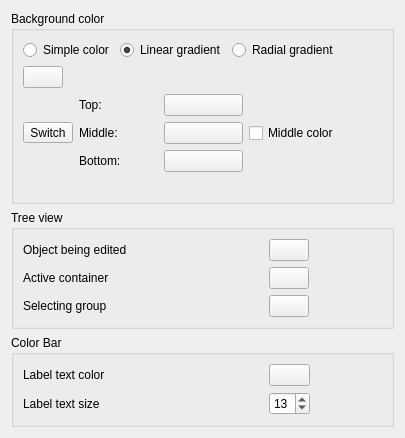
<?xml version="1.0" encoding="UTF-8"?>
<ui version="4.0">
 <class>Gui::Dialog::DlgSettingsViewColor</class>
 <widget class="QWidget" name="Gui::Dialog::DlgSettingsViewColor">
  <property name="geometry">
   <rect>
    <x>0</x>
    <y>0</y>
    <width>405</width>
    <height>400</height>
   </rect>
  </property>
  <property name="windowTitle">
   <string>Colors</string>
  </property>
  <layout class="QVBoxLayout" name="verticalLayout">
   <item>
    <widget class="QGroupBox" name="groupBoxColor">
     <property name="toolTip">
      <string>Background color for the model view</string>
     </property>
     <property name="title">
      <string>Background color</string>
     </property>
     <layout class="QGridLayout">
      <property name="leftMargin">
       <number>9</number>
      </property>
      <property name="topMargin">
       <number>9</number>
      </property>
      <property name="rightMargin">
       <number>9</number>
      </property>
      <property name="bottomMargin">
       <number>9</number>
      </property>
      <property name="spacing">
       <number>6</number>
      </property>
      <item row="2" column="1">
       <spacer name="spacer">
        <property name="orientation">
         <enum>Qt::Horizontal</enum>
        </property>
        <property name="sizeHint" stdset="0">
         <size>
          <width>40</width>
          <height>20</height>
         </size>
        </property>
       </spacer>
      </item>
      <item row="0" column="0">
       <layout class="QVBoxLayout" name="verticalLayout_3">
        <item>
         <layout class="QHBoxLayout" name="horizontalLayout_2">
          <item>
           <widget class="Gui::PrefRadioButton" name="radioButtonSimple">
            <property name="toolTip">
             <string>Background will have selected color</string>
            </property>
            <property name="text">
             <string>Simple color</string>
            </property>
            <property name="prefEntry" stdset="0">
             <cstring>Simple</cstring>
            </property>
            <property name="prefPath" stdset="0">
             <cstring>View</cstring>
            </property>
           </widget>
          </item>
          <item>
           <widget class="Gui::PrefRadioButton" name="radioButtonGradient">
            <property name="toolTip">
             <string>Background will have selected color gradient</string>
            </property>
            <property name="text">
             <string>Linear gradient</string>
            </property>
            <property name="checked">
             <bool>true</bool>
            </property>
            <property name="prefEntry" stdset="0">
             <cstring>Gradient</cstring>
            </property>
            <property name="prefPath" stdset="0">
             <cstring>View</cstring>
            </property>
           </widget>
          </item>
          <item>
           <widget class="Gui::PrefRadioButton" name="rbRadialGradient">
            <property name="toolTip">
             <string>Background will have selected color gradient</string>
            </property>
            <property name="text">
             <string>Radial gradient</string>
            </property>
            <property name="checked">
             <bool>false</bool>
            </property>
            <property name="prefEntry" stdset="0">
             <cstring>RadialGradient</cstring>
            </property>
            <property name="prefPath" stdset="0">
             <cstring>View</cstring>
            </property>
           </widget>
          </item>
         </layout>
        </item>
        <item>
         <widget class="Gui::PrefColorButton" name="SelectionColor_Background">
          <property name="sizePolicy">
           <sizepolicy hsizetype="Maximum" vsizetype="Fixed">
            <horstretch>0</horstretch>
            <verstretch>0</verstretch>
           </sizepolicy>
          </property>
          <property name="toolTip">
           <string>Background will have selected color</string>
          </property>
          <property name="text">
           <string/>
          </property>
          <property name="color" stdset="0">
           <color>
            <red>20</red>
            <green>20</green>
            <blue>163</blue>
           </color>
          </property>
          <property name="prefEntry" stdset="0">
           <cstring>BackgroundColor</cstring>
          </property>
          <property name="prefPath" stdset="0">
           <cstring>View</cstring>
          </property>
         </widget>
        </item>
        <item>
         <layout class="QGridLayout" name="_4">
          <property name="leftMargin">
           <number>0</number>
          </property>
          <property name="topMargin">
           <number>0</number>
          </property>
          <property name="rightMargin">
           <number>0</number>
          </property>
          <property name="bottomMargin">
           <number>0</number>
          </property>
          <property name="spacing">
           <number>6</number>
          </property>
          <item row="1" column="0">
           <widget class="QToolButton" name="SwitchGradientColors">
            <property name="toolTip">
             <string>Switches the colors of the gradient</string>
            </property>
            <property name="text">
             <string>Switch</string>
            </property>
            <property name="icon">
             <iconset>
              <normaloff>:/icons/button_sort.svg</normaloff>:/icons/button_sort.svg</iconset>
            </property>
           </widget>
          </item>
          <item row="0" column="1">
           <widget class="QLabel" name="color1Label">
            <property name="text">
             <string>Top:</string>
            </property>
           </widget>
          </item>
          <item row="0" column="2">
           <widget class="Gui::PrefColorButton" name="backgroundColorFrom">
            <property name="text">
             <string/>
            </property>
            <property name="color" stdset="0">
             <color>
              <red>51</red>
              <green>51</green>
              <blue>101</blue>
             </color>
            </property>
            <property name="prefEntry" stdset="0">
             <cstring>BackgroundColor2</cstring>
            </property>
            <property name="prefPath" stdset="0">
             <cstring>View</cstring>
            </property>
           </widget>
          </item>
          <item row="1" column="1">
           <widget class="QLabel" name="color2Label">
            <property name="text">
             <string>Middle:</string>
            </property>
           </widget>
          </item>
          <item row="1" column="2">
           <widget class="Gui::PrefColorButton" name="backgroundColorMid">
            <property name="text">
             <string/>
            </property>
            <property name="color" stdset="0">
             <color>
              <red>111</red>
              <green>111</green>
              <blue>147</blue>
             </color>
            </property>
            <property name="prefEntry" stdset="0">
             <cstring>BackgroundColor4</cstring>
            </property>
            <property name="prefPath" stdset="0">
             <cstring>View</cstring>
            </property>
           </widget>
          </item>
          <item row="1" column="3">
           <widget class="Gui::PrefCheckBox" name="checkMidColor">
            <property name="toolTip">
             <string>Color gradient will get selected color as middle color</string>
            </property>
            <property name="text">
             <string>Middle color</string>
            </property>
            <property name="prefEntry" stdset="0">
             <cstring>UseBackgroundColorMid</cstring>
            </property>
            <property name="prefPath" stdset="0">
             <cstring>View</cstring>
            </property>
           </widget>
          </item>
          <item row="2" column="1">
           <widget class="QLabel" name="color3Label">
            <property name="text">
             <string>Bottom:</string>
            </property>
           </widget>
          </item>
          <item row="2" column="2">
           <widget class="Gui::PrefColorButton" name="backgroundColorTo">
            <property name="text">
             <string/>
            </property>
            <property name="color" stdset="0">
             <color>
              <red>151</red>
              <green>151</green>
              <blue>170</blue>
             </color>
            </property>
            <property name="prefEntry" stdset="0">
             <cstring>BackgroundColor3</cstring>
            </property>
            <property name="prefPath" stdset="0">
             <cstring>View</cstring>
            </property>
           </widget>
          </item>
         </layout>
        </item>
       </layout>
      </item>
     </layout>
    </widget>
   </item>
   <item>
    <widget class="QGroupBox" name="groupBoxTree">
     <property name="title">
      <string>Tree view</string>
     </property>
     <layout class="QGridLayout">
      <property name="leftMargin">
       <number>9</number>
      </property>
      <property name="topMargin">
       <number>9</number>
      </property>
      <property name="rightMargin">
       <number>9</number>
      </property>
      <property name="bottomMargin">
       <number>9</number>
      </property>
      <property name="spacing">
       <number>6</number>
      </property>
      <item row="0" column="0">
       <layout class="QGridLayout">
        <property name="leftMargin">
         <number>0</number>
        </property>
        <property name="topMargin">
         <number>0</number>
        </property>
        <property name="rightMargin">
         <number>0</number>
        </property>
        <property name="bottomMargin">
         <number>0</number>
        </property>
        <property name="spacing">
         <number>6</number>
        </property>
        <item row="0" column="0">
         <widget class="QLabel" name="label_2">
          <property name="minimumSize">
           <size>
            <width>240</width>
            <height>0</height>
           </size>
          </property>
          <property name="toolTip">
           <string/>
          </property>
          <property name="text">
           <string>Object being edited</string>
          </property>
         </widget>
        </item>
        <item row="1" column="0">
         <widget class="QLabel" name="label_3">
          <property name="text">
           <string>Active container</string>
          </property>
         </widget>
        </item>
        <item row="0" column="1">
         <widget class="Gui::PrefColorButton" name="TreeEditColor">
          <property name="sizePolicy">
           <sizepolicy hsizetype="MinimumExpanding" vsizetype="Fixed">
            <horstretch>0</horstretch>
            <verstretch>0</verstretch>
           </sizepolicy>
          </property>
          <property name="toolTip">
           <string>Background color for objects in tree view that are currently edited</string>
          </property>
          <property name="color" stdset="0">
           <color>
            <red>255</red>
            <green>255</green>
            <blue>0</blue>
           </color>
          </property>
          <property name="prefEntry" stdset="0">
           <cstring>TreeEditColor</cstring>
          </property>
          <property name="prefPath" stdset="0">
           <cstring>TreeView</cstring>
          </property>
         </widget>
        </item>
        <item row="1" column="1">
         <widget class="Gui::PrefColorButton" name="TreeActiveColor">
          <property name="sizePolicy">
           <sizepolicy hsizetype="MinimumExpanding" vsizetype="Fixed">
            <horstretch>0</horstretch>
            <verstretch>0</verstretch>
           </sizepolicy>
          </property>
          <property name="toolTip">
           <string>Background color for active containers in tree view</string>
          </property>
          <property name="color" stdset="0">
           <color>
            <red>230</red>
            <green>230</green>
            <blue>255</blue>
           </color>
          </property>
          <property name="prefEntry" stdset="0">
           <cstring>TreeActiveColor</cstring>
          </property>
          <property name="prefPath" stdset="0">
           <cstring>TreeView</cstring>
          </property>
         </widget>
        </item>
        <item row="2" column="0">
         <widget class="QLabel" name="label_4">
          <property name="text">
           <string>Selecting group</string>
          </property>
         </widget>
        </item>
        <item row="2" column="1">
         <widget class="Gui::PrefColorButton" name="SelectingGroupColor">
          <property name="sizePolicy">
           <sizepolicy hsizetype="MinimumExpanding" vsizetype="Fixed">
            <horstretch>0</horstretch>
            <verstretch>0</verstretch>
           </sizepolicy>
          </property>
          <property name="toolTip">
           <string>Background color for active containers in tree view</string>
          </property>
          <property name="color" stdset="0">
           <color alpha="0">
            <red>64</red>
            <green>128</green>
            <blue>129</blue>
           </color>
          </property>
          <property name="prefEntry" stdset="0">
           <cstring>SelectingGroupColor</cstring>
          </property>
          <property name="prefPath" stdset="0">
           <cstring>TreeView</cstring>
          </property>
         </widget>
        </item>
       </layout>
      </item>
      <item row="0" column="1">
       <spacer name="spacer_5">
        <property name="orientation">
         <enum>Qt::Horizontal</enum>
        </property>
        <property name="sizeHint" stdset="0">
         <size>
          <width>183</width>
          <height>23</height>
         </size>
        </property>
       </spacer>
      </item>
     </layout>
    </widget>
   </item>
   <item>
    <widget class="QGroupBox" name="groupColorBar">
     <property name="title">
      <string>Color Bar</string>
     </property>
     <layout class="QGridLayout">
      <property name="leftMargin">
       <number>9</number>
      </property>
      <property name="topMargin">
       <number>9</number>
      </property>
      <property name="rightMargin">
       <number>9</number>
      </property>
      <property name="bottomMargin">
       <number>9</number>
      </property>
      <property name="spacing">
       <number>6</number>
      </property>
      <item row="0" column="0">
       <layout class="QGridLayout">
        <property name="leftMargin">
         <number>0</number>
        </property>
        <property name="topMargin">
         <number>0</number>
        </property>
        <property name="rightMargin">
         <number>0</number>
        </property>
        <property name="bottomMargin">
         <number>0</number>
        </property>
        <property name="spacing">
         <number>6</number>
        </property>
        <item row="0" column="0">
         <widget class="QLabel" name="label_CbLabelColor">
          <property name="minimumSize">
           <size>
            <width>240</width>
            <height>0</height>
           </size>
          </property>
          <property name="toolTip">
           <string/>
          </property>
          <property name="text">
           <string>Label text color</string>
          </property>
         </widget>
        </item>
        <item row="0" column="1">
         <widget class="Gui::PrefColorButton" name="CbLabelColor">
          <property name="enabled">
           <bool>true</bool>
          </property>
          <property name="sizePolicy">
           <sizepolicy hsizetype="MinimumExpanding" vsizetype="Fixed">
            <horstretch>0</horstretch>
            <verstretch>0</verstretch>
           </sizepolicy>
          </property>
          <property name="toolTip">
           <string>Color Bar (used in Mesh and FEM Wbs) Label text color</string>
          </property>
          <property name="color" stdset="0">
           <color>
            <red>255</red>
            <green>255</green>
            <blue>255</blue>
           </color>
          </property>
          <property name="prefEntry" stdset="0">
           <cstring>CbLabelColor</cstring>
          </property>
          <property name="prefPath" stdset="0">
           <cstring>View</cstring>
          </property>
         </widget>
        </item>
        <item row="1" column="0">
         <widget class="QLabel" name="label_CbLabelTextSize">
          <property name="text">
           <string>Label text size</string>
          </property>
         </widget>
        </item>
        <item row="1" column="1">
       <widget class="Gui::PrefSpinBox" name="CbLabelTextSize">
        <property name="toolTip">
         <string>Color Bar (used in Mesh and FEM Wbs) Label Text Size</string>
        </property>
        <property name="alignment">
         <set>Qt::AlignLeft|Qt::AlignVCenter</set>
        </property>
        <property name="minimum">
         <number>4</number>
        </property>
        <property name="maximum">
         <number>36</number>
        </property>
        <property name="value">
         <number>13</number>
        </property>
        <property name="prefEntry" stdset="0">
         <cstring>CbLabelTextSize</cstring>
        </property>
        <property name="prefPath" stdset="0">
         <cstring>View</cstring>
        </property>
       </widget>
        </item>
       </layout>
      </item>
      <item row="0" column="1">
       <spacer name="spacer_6">
        <property name="orientation">
         <enum>Qt::Horizontal</enum>
        </property>
        <property name="sizeHint" stdset="0">
         <size>
          <width>20</width>
          <height>20</height>
         </size>
        </property>
       </spacer>
      </item>
     </layout>
    </widget>
   </item>
   <item>
    <spacer name="spacer_7">
     <property name="orientation">
      <enum>Qt::Vertical</enum>
     </property>
     <property name="sizeHint" stdset="0">
      <size>
       <width>20</width>
       <height>20</height>
      </size>
     </property>
    </spacer>
   </item>
  </layout>
 </widget>
 <customwidgets>
  <customwidget>
   <class>Gui::ColorButton</class>
   <extends>QPushButton</extends>
   <header>Gui/Widgets.h</header>
  </customwidget>
  <customwidget>
   <class>Gui::PrefColorButton</class>
   <extends>Gui::ColorButton</extends>
   <header>Gui/PrefWidgets.h</header>
  </customwidget>
  <customwidget>
   <class>Gui::PrefRadioButton</class>
   <extends>QRadioButton</extends>
   <header>Gui/PrefWidgets.h</header>
  </customwidget>
  <customwidget>
   <class>Gui::PrefCheckBox</class>
   <extends>QCheckBox</extends>
   <header>Gui/PrefWidgets.h</header>
  </customwidget>
  <customwidget>
   <class>Gui::PrefSpinBox</class>
   <extends>QSpinBox</extends>
   <header>Gui/PrefWidgets.h</header>
  </customwidget>
 </customwidgets>
 <tabstops>
  <tabstop>SelectionColor_Background</tabstop>
  <tabstop>backgroundColorFrom</tabstop>
  <tabstop>backgroundColorTo</tabstop>
  <tabstop>checkMidColor</tabstop>
  <tabstop>backgroundColorMid</tabstop>
 </tabstops>
 <resources/>
 <connections/>
</ui>
